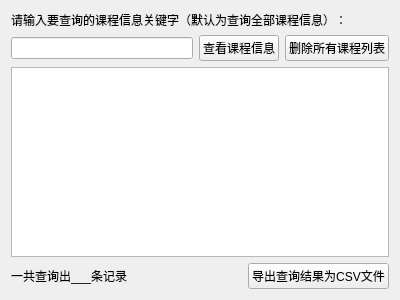
<?xml version="1.0" encoding="UTF-8"?>
<ui version="4.0">
 <class>query_delete_course</class>
 <widget class="QWidget" name="query_delete_course">
  <property name="geometry">
   <rect>
    <x>0</x>
    <y>0</y>
    <width>400</width>
    <height>300</height>
   </rect>
  </property>
  <property name="windowTitle">
   <string>Form</string>
  </property>
  <layout class="QVBoxLayout" name="verticalLayout">
   <item>
    <widget class="QLabel" name="label">
     <property name="text">
      <string>请输入要查询的课程信息关键字（默认为查询全部课程信息）：</string>
     </property>
    </widget>
   </item>
   <item>
    <layout class="QHBoxLayout" name="horizontalLayout">
     <item>
      <widget class="QLineEdit" name="lineEdit"/>
     </item>
     <item>
      <widget class="QPushButton" name="pushButton">
       <property name="text">
        <string>查看课程信息</string>
       </property>
      </widget>
     </item>
     <item>
      <widget class="QPushButton" name="pushButton_2">
       <property name="text">
        <string>删除所有课程列表</string>
       </property>
      </widget>
     </item>
    </layout>
   </item>
   <item>
    <widget class="QTableWidget" name="tableWidget"/>
   </item>
   <item>
    <layout class="QHBoxLayout" name="horizontalLayout_2">
     <property name="topMargin">
      <number>0</number>
     </property>
     <item>
      <widget class="QLabel" name="label_sum">
       <property name="text">
        <string>一共查询出___条记录</string>
       </property>
      </widget>
     </item>
     <item>
      <spacer name="horizontalSpacer">
       <property name="orientation">
        <enum>Qt::Horizontal</enum>
       </property>
       <property name="sizeHint" stdset="0">
        <size>
         <width>40</width>
         <height>20</height>
        </size>
       </property>
      </spacer>
     </item>
     <item>
      <widget class="QPushButton" name="pushButton_3">
       <property name="text">
        <string>导出查询结果为CSV文件</string>
       </property>
      </widget>
     </item>
    </layout>
   </item>
  </layout>
 </widget>
 <resources/>
 <connections/>
</ui>
